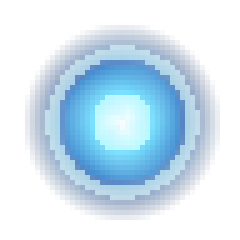
#> input picture Assets/Resources/Art/portal.png, 48 x 48 px (shown 5 times larger)
$ python -i generate_world_art.py   (imports and definitions only)
#> lines starting #> are read from the running program, lines starting #| are printed output that depends on the picture
"""Town + dungeon environment art upgrade."""
from __future__ import annotations

from pathlib import Path
from PIL import Image, ImageDraw
import random
import math

ROOT = Path(__file__).resolve().parents[1] / "Assets" / "Resources" / "Art"
# [1 line not run here, left out]
RNG = random.Random(7)


# [4 lines left out: function save, not called in this run]


def new(w, h):
    return Image.new("RGBA", (w, h), (0, 0, 0, 0))


def put(img, x, y, c):
    if not (0 <= x < img.width and 0 <= y < img.height):
        return
    if isinstance(c, tuple):
        if len(c) > 4:
            c = c[:4]
        elif len(c) == 3:
            c = (*c, 255)
        elif len(c) == 2:
            c = (c[0], c[0], c[0], c[1])
    img.putpixel((x, y), c)


def blend(a, b, t):
    return tuple(int(a[i] + (b[i] - a[i]) * t) for i in range(3)) + (255,)


def outline(img, color=(30, 26, 38, 255)):
    src = img.copy()
    out = img.copy()
    for y in range(img.height):
        for x in range(img.width):
            if src.getpixel((x, y))[3] != 0:
                continue
            for dx, dy in ((-1, 0), (1, 0), (0, -1), (0, 1)):
                nx, ny = x + dx, y + dy
                if 0 <= nx < img.width and 0 <= ny < img.height and src.getpixel((nx, ny))[3] > 0:
                    put(out, x, y, color)
                    break
    return out


# [352 lines left out: functions rect, tile_grass, tile_path, tile_plaza, tile_dungeon, tile_wall_top and 15 more, not called in this run]


# [2 lines not run here, left out]

>>> from PIL import Image
>>> picture = Image.open('../Assets/Resources/Art/portal.png')
#> picture is the input picture: PIL image 48x48 RGBA; mean R, G, B, A 41.9, 73.2, 97.8, 75.8
>>> result = outline(picture)
#> after the loop in outline, `for y in range(img.height):`:
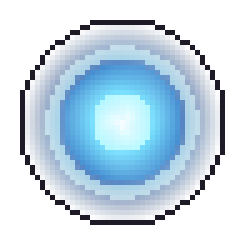
#> out: PIL image 48x48 RGBA (shown 5 times larger); mean R, G, B, A 43.2, 74.2, 99.3, 88.7; transparent parts drawn white
